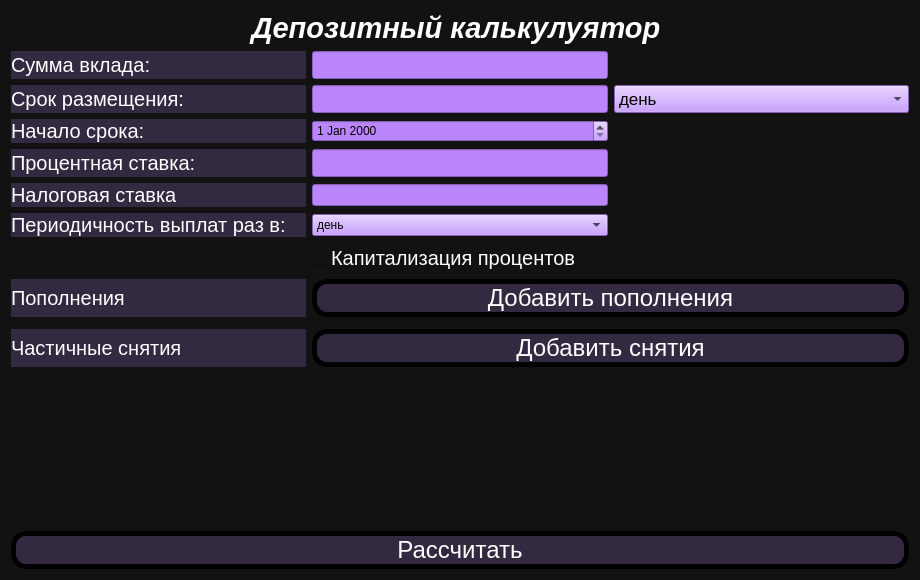
<?xml version="1.0" encoding="UTF-8"?>
<ui version="4.0">
 <class>DepositCalc</class>
 <widget class="QDialog" name="DepositCalc">
  <property name="geometry">
   <rect>
    <x>0</x>
    <y>0</y>
    <width>920</width>
    <height>580</height>
   </rect>
  </property>
  <property name="sizePolicy">
   <sizepolicy hsizetype="Minimum" vsizetype="Preferred">
    <horstretch>0</horstretch>
    <verstretch>0</verstretch>
   </sizepolicy>
  </property>
  <property name="windowTitle">
   <string>Dialog</string>
  </property>
  <property name="styleSheet">
   <string notr="true">background-color:#121212</string>
  </property>
  <layout class="QGridLayout" name="gridLayout">
   <item row="13" column="0" colspan="3">
    <widget class="QPushButton" name="calculate">
     <property name="font">
      <font>
       <pointsize>-1</pointsize>
      </font>
     </property>
     <property name="styleSheet">
      <string notr="true">QPushButton {
  font-size: 24px;
  text-align: center;
  color: #ffffff;
  background-color: #332940;
  border-radius: 15px;
  border: 5px solid #000000;
}

QPushButton:pressed {
  background-color: #1f1a24;
}</string>
     </property>
     <property name="text">
      <string>Рассчитать</string>
     </property>
    </widget>
   </item>
   <item row="8" column="1" colspan="2">
    <widget class="QPushButton" name="addRefill">
     <property name="font">
      <font>
       <pointsize>-1</pointsize>
      </font>
     </property>
     <property name="styleSheet">
      <string notr="true">QPushButton {
  font-size: 24px;
  text-align: center;
  color: #ffffff;
  background-color: #332940;
  border-radius: 15px;
  border: 5px solid #000000;
}

QPushButton:pressed {
  background-color: #1f1a24;
}</string>
     </property>
     <property name="text">
      <string>Добавить пополнения</string>
     </property>
    </widget>
   </item>
   <item row="2" column="2">
    <widget class="QComboBox" name="timeType">
     <property name="font">
      <font>
       <pointsize>13</pointsize>
      </font>
     </property>
     <property name="styleSheet">
      <string notr="true">background-color:#bb86fc</string>
     </property>
     <item>
      <property name="text">
       <string>день</string>
      </property>
     </item>
     <item>
      <property name="text">
       <string>месяц</string>
      </property>
     </item>
     <item>
      <property name="text">
       <string>год</string>
      </property>
     </item>
    </widget>
   </item>
   <item row="3" column="0">
    <widget class="QLabel" name="startDateLabel">
     <property name="sizePolicy">
      <sizepolicy hsizetype="Minimum" vsizetype="Preferred">
       <horstretch>0</horstretch>
       <verstretch>0</verstretch>
      </sizepolicy>
     </property>
     <property name="font">
      <font>
       <pointsize>-1</pointsize>
      </font>
     </property>
     <property name="styleSheet">
      <string notr="true">QLabel{
font-size: 20px;
color:#ffffff;
background-color:#332940;
}</string>
     </property>
     <property name="text">
      <string>Начало срока:</string>
     </property>
    </widget>
   </item>
   <item row="5" column="0">
    <widget class="QLabel" name="taxRateLabel">
     <property name="sizePolicy">
      <sizepolicy hsizetype="Minimum" vsizetype="Preferred">
       <horstretch>0</horstretch>
       <verstretch>0</verstretch>
      </sizepolicy>
     </property>
     <property name="font">
      <font>
       <pointsize>-1</pointsize>
      </font>
     </property>
     <property name="styleSheet">
      <string notr="true">QLabel{
font-size: 20px;
color:#ffffff;
background-color:#332940;
}</string>
     </property>
     <property name="text">
      <string>Налоговая ставка</string>
     </property>
    </widget>
   </item>
   <item row="4" column="1">
    <widget class="QLineEdit" name="interestRate">
     <property name="sizePolicy">
      <sizepolicy hsizetype="Minimum" vsizetype="Fixed">
       <horstretch>0</horstretch>
       <verstretch>0</verstretch>
      </sizepolicy>
     </property>
     <property name="font">
      <font>
       <pointsize>13</pointsize>
      </font>
     </property>
     <property name="styleSheet">
      <string notr="true">background-color:#bb86fc</string>
     </property>
    </widget>
   </item>
   <item row="3" column="1">
    <widget class="QDateEdit" name="startDate">
     <property name="sizePolicy">
      <sizepolicy hsizetype="Minimum" vsizetype="Fixed">
       <horstretch>0</horstretch>
       <verstretch>0</verstretch>
      </sizepolicy>
     </property>
     <property name="styleSheet">
      <string notr="true">background-color:#bb86fc</string>
     </property>
    </widget>
   </item>
   <item row="8" column="0">
    <widget class="QLabel" name="refillLabel">
     <property name="font">
      <font>
       <pointsize>-1</pointsize>
      </font>
     </property>
     <property name="styleSheet">
      <string notr="true">QLabel{
font-size: 20px;
background-color:#332940;
color:#ffffff;}</string>
     </property>
     <property name="text">
      <string>Пополнения</string>
     </property>
    </widget>
   </item>
   <item row="5" column="1">
    <widget class="QLineEdit" name="taxRate">
     <property name="sizePolicy">
      <sizepolicy hsizetype="Minimum" vsizetype="Fixed">
       <horstretch>0</horstretch>
       <verstretch>0</verstretch>
      </sizepolicy>
     </property>
     <property name="styleSheet">
      <string notr="true">background-color:#bb86fc</string>
     </property>
    </widget>
   </item>
   <item row="10" column="1" colspan="2">
    <widget class="QPushButton" name="addPayoff">
     <property name="font">
      <font>
       <pointsize>-1</pointsize>
      </font>
     </property>
     <property name="styleSheet">
      <string notr="true">QPushButton {
  font-size: 24px;
  text-align: center;
  color: #ffffff;
  background-color: #332940;
  border-radius: 15px;
  border: 5px solid #000000;
}

QPushButton:pressed {
  background-color: #1f1a24;
}</string>
     </property>
     <property name="text">
      <string>Добавить снятия</string>
     </property>
    </widget>
   </item>
   <item row="2" column="1">
    <widget class="QLineEdit" name="time">
     <property name="sizePolicy">
      <sizepolicy hsizetype="Minimum" vsizetype="Fixed">
       <horstretch>0</horstretch>
       <verstretch>0</verstretch>
      </sizepolicy>
     </property>
     <property name="font">
      <font>
       <pointsize>13</pointsize>
      </font>
     </property>
     <property name="styleSheet">
      <string notr="true">background-color:#bb86fc</string>
     </property>
    </widget>
   </item>
   <item row="2" column="0">
    <widget class="QLabel" name="timeLabel">
     <property name="sizePolicy">
      <sizepolicy hsizetype="Minimum" vsizetype="Preferred">
       <horstretch>0</horstretch>
       <verstretch>0</verstretch>
      </sizepolicy>
     </property>
     <property name="font">
      <font>
       <pointsize>-1</pointsize>
      </font>
     </property>
     <property name="styleSheet">
      <string notr="true">QLabel{
font-size: 20px;
color:#ffffff;
background-color:#332940;
}</string>
     </property>
     <property name="text">
      <string>Срок размещения:</string>
     </property>
    </widget>
   </item>
   <item row="6" column="0">
    <widget class="QLabel" name="payTimeLabel">
     <property name="sizePolicy">
      <sizepolicy hsizetype="Minimum" vsizetype="Preferred">
       <horstretch>0</horstretch>
       <verstretch>0</verstretch>
      </sizepolicy>
     </property>
     <property name="font">
      <font>
       <pointsize>-1</pointsize>
      </font>
     </property>
     <property name="styleSheet">
      <string notr="true">QLabel{
font-size: 20px;
color:#ffffff;
background-color:#332940;
}</string>
     </property>
     <property name="text">
      <string>Периодичность выплат раз в:</string>
     </property>
    </widget>
   </item>
   <item row="0" column="0" colspan="3">
    <widget class="QLabel" name="header">
     <property name="font">
      <font>
       <pointsize>22</pointsize>
       <weight>75</weight>
       <italic>true</italic>
       <bold>true</bold>
      </font>
     </property>
     <property name="styleSheet">
      <string notr="true">QLabel {
color: #ffffff;
}</string>
     </property>
     <property name="text">
      <string>Депозитный калькулуятор </string>
     </property>
     <property name="alignment">
      <set>Qt::AlignCenter</set>
     </property>
    </widget>
   </item>
   <item row="1" column="0">
    <widget class="QLabel" name="sumLabel">
     <property name="sizePolicy">
      <sizepolicy hsizetype="Minimum" vsizetype="Preferred">
       <horstretch>0</horstretch>
       <verstretch>0</verstretch>
      </sizepolicy>
     </property>
     <property name="font">
      <font>
       <pointsize>-1</pointsize>
      </font>
     </property>
     <property name="styleSheet">
      <string notr="true">QLabel{
font-size: 20px;
color:#ffffff;
background-color:#332940;
}</string>
     </property>
     <property name="text">
      <string>Сумма вклада:</string>
     </property>
    </widget>
   </item>
   <item row="10" column="0">
    <widget class="QLabel" name="partialPayoffLabel">
     <property name="font">
      <font>
       <pointsize>-1</pointsize>
      </font>
     </property>
     <property name="styleSheet">
      <string notr="true">QLabel{
font-size: 20px;
background-color:#332940;
color:#ffffff;}</string>
     </property>
     <property name="text">
      <string>Частичные снятия</string>
     </property>
    </widget>
   </item>
   <item row="11" column="0" colspan="3">
    <widget class="QFrame" name="payoffFrame">
     <property name="sizePolicy">
      <sizepolicy hsizetype="Preferred" vsizetype="Minimum">
       <horstretch>0</horstretch>
       <verstretch>0</verstretch>
      </sizepolicy>
     </property>
     <property name="frameShape">
      <enum>QFrame::StyledPanel</enum>
     </property>
     <property name="frameShadow">
      <enum>QFrame::Raised</enum>
     </property>
    </widget>
   </item>
   <item row="1" column="1">
    <widget class="QLineEdit" name="sum">
     <property name="sizePolicy">
      <sizepolicy hsizetype="Minimum" vsizetype="Fixed">
       <horstretch>0</horstretch>
       <verstretch>0</verstretch>
      </sizepolicy>
     </property>
     <property name="font">
      <font>
       <pointsize>13</pointsize>
      </font>
     </property>
     <property name="styleSheet">
      <string notr="true">background-color:#bb86fc</string>
     </property>
    </widget>
   </item>
   <item row="12" column="0" colspan="3">
    <widget class="QTextEdit" name="result">
     <property name="font">
      <font>
       <pointsize>13</pointsize>
      </font>
     </property>
     <property name="styleSheet">
      <string notr="true">color:#ffffff;</string>
     </property>
    </widget>
   </item>
   <item row="7" column="1">
    <widget class="QCheckBox" name="capitalisation">
     <property name="font">
      <font>
       <pointsize>-1</pointsize>
      </font>
     </property>
     <property name="styleSheet">
      <string notr="true">QCheckBox{
font-size: 20px;
color:#ffffff;
}</string>
     </property>
     <property name="text">
      <string>Капитализация процентов</string>
     </property>
    </widget>
   </item>
   <item row="9" column="0" colspan="3">
    <widget class="QFrame" name="refillFrame">
     <property name="sizePolicy">
      <sizepolicy hsizetype="Preferred" vsizetype="Minimum">
       <horstretch>0</horstretch>
       <verstretch>0</verstretch>
      </sizepolicy>
     </property>
     <property name="frameShape">
      <enum>QFrame::StyledPanel</enum>
     </property>
     <property name="frameShadow">
      <enum>QFrame::Raised</enum>
     </property>
    </widget>
   </item>
   <item row="4" column="0">
    <widget class="QLabel" name="interestRateLabel">
     <property name="sizePolicy">
      <sizepolicy hsizetype="Minimum" vsizetype="Preferred">
       <horstretch>0</horstretch>
       <verstretch>0</verstretch>
      </sizepolicy>
     </property>
     <property name="font">
      <font>
       <pointsize>-1</pointsize>
      </font>
     </property>
     <property name="styleSheet">
      <string notr="true">QLabel{
font-size: 20px;
color:#ffffff;
background-color:#332940;
}</string>
     </property>
     <property name="text">
      <string>Процентная ставка:</string>
     </property>
    </widget>
   </item>
   <item row="6" column="1">
    <widget class="QComboBox" name="payTime">
     <property name="sizePolicy">
      <sizepolicy hsizetype="Minimum" vsizetype="Fixed">
       <horstretch>0</horstretch>
       <verstretch>0</verstretch>
      </sizepolicy>
     </property>
     <property name="styleSheet">
      <string notr="true">background-color:#bb86fc</string>
     </property>
     <item>
      <property name="text">
       <string>день</string>
      </property>
     </item>
     <item>
      <property name="text">
       <string>месяц</string>
      </property>
     </item>
     <item>
      <property name="text">
       <string>год</string>
      </property>
     </item>
    </widget>
   </item>
  </layout>
 </widget>
 <resources/>
 <connections/>
</ui>
